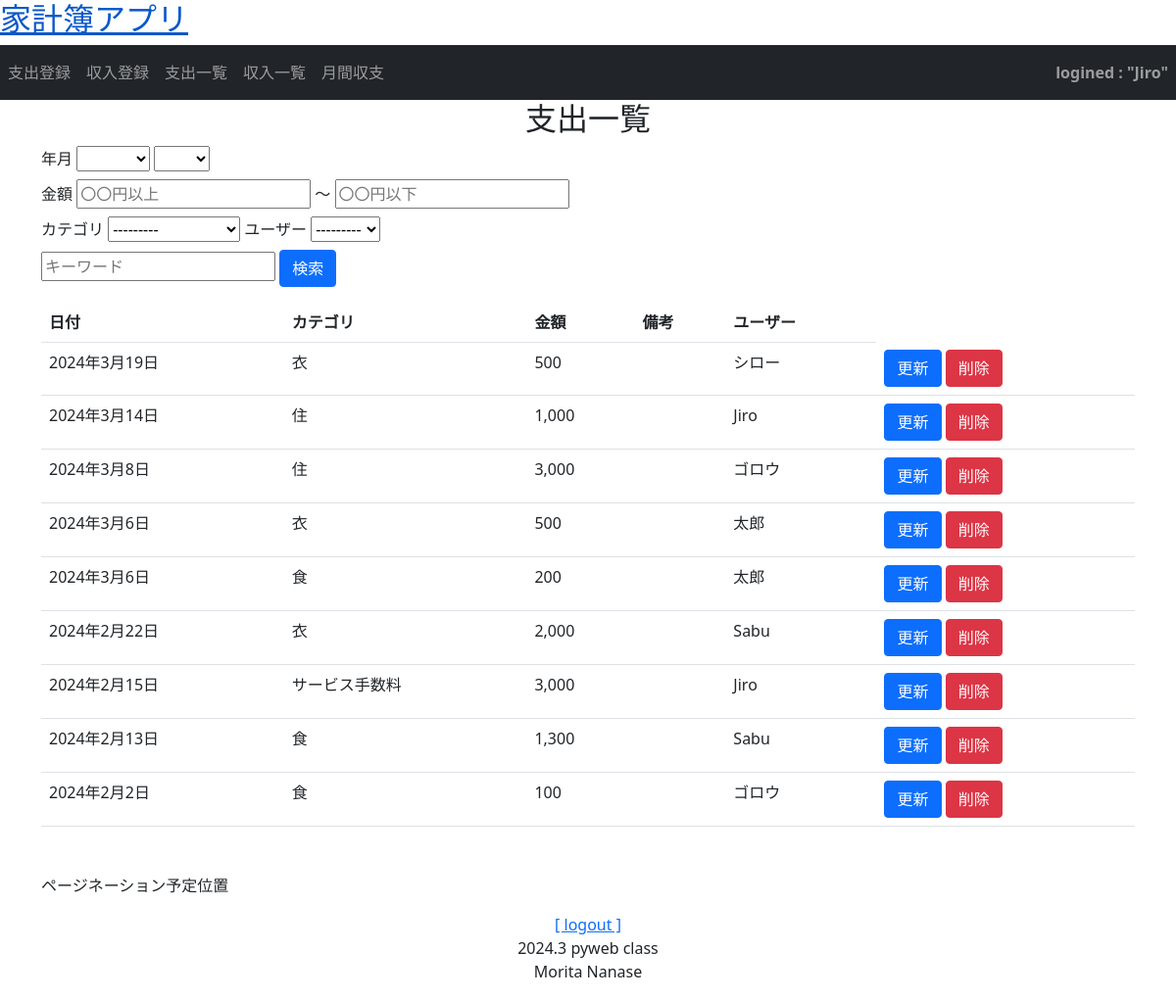
The app's page /money/payment_list/ (signed in) with its own data.
### accounts/models.py (models this page shows)
class User(AbstractBaseUser, PermissionsMixin):
    account_id = models.CharField(
        verbose_name=_("account_id"),
        unique=True,
        max_length=10
    )
    email = models.EmailField(
        verbose_name=_("email"),
        unique=True
    )
    family_name = models.ForeignKey(
        Family,
        verbose_name=_("家名"),
        on_delete=models.CASCADE,
        null=True,
        default=None  # デフォルト値
    )
    first_name = models.CharField(
        verbose_name=_("名前"),
        max_length=150,
        null=True,
        blank=False
    )
    is_superuser = models.BooleanField(
        verbose_name=_("is_superuer"),
        default=False
    )
    is_staff = models.BooleanField(
        verbose_name=_('staff status'),
        default=True,
    )
    is_active = models.BooleanField(
        verbose_name=_('active'),
        default=True,
    )
    created_at = models.DateTimeField(
        verbose_name=_("created_at"),
        auto_now_add=True
    )
    updated_at = models.DateTimeField(
        verbose_name=_("updateded_at"),
        auto_now=True
    )
    objects = UserManager()
    USERNAME_FIELD = 'account_id' # ログイン時、ユーザー名の代わりにaccount_idを使用
    REQUIRED_FIELDS = ['email']  # スーパーユーザー作成時にemailも設定
    def __str__(self):
        return self.account_id

### money/models.py (models this page shows, shortened)
class Payment(models.Model):
    date = models.DateField('日付')
    account_id = models.ForeignKey(User, on_delete=models.SET_NULL, null=True)
    category = models.ForeignKey(PaymentCategory, on_delete=models.PROTECT, verbose_name='カテゴリ')
    item = models.ForeignKey(PaymentItem, verbose_name='支出項目', on_delete=models.SET_NULL, null=True, blank=True)
    user_item = models.ForeignKey(PaymentOrigItem, verbose_name='ユーザー設定支出項目', on_delete=models.SET_NULL, null=True, blank=True)
    price = models.IntegerField('金額')
    description = models.TextField('備考', null=True, blank=True)

class PaymentCategory(models.Model):
    name = models.CharField('支出カテゴリ', max_length=32)
    def __str__(self):
        return self.name

### money/views.py (the view, shortened to what this page needs)
# urls.py: path('money/payment_list/', PaymentList.as_view(), name='payment_list'),
class PaymentList(LoginRequiredMixin, generic.ListView):
    template_name = 'money/list.html'
    model = Payment # Paymentモデルのレコードを渡す {{payment_list}}もしくは{{object_list}}
    ordering = '-date'
    def get_queryset(self):
        queryset = super().get_queryset() # PaymentList.objects.all()と同等
        self.form = form = PaymentSearchForm(self.request.GET or None)
        return queryset
    def get_context_data(self, **kwargs): # オーバーライド
        context = super().get_context_data(**kwargs)  # 親クラスの get_context_dataメソッドを実行
        context['page_title'] = '支出一覧' # list.html
        context['search_form'] = self.form  # search_form変数をcontextに追加
        context['lists'] = self.get_queryset() # list.html
        return context # テンプレートをcontextに渡す{{ search_form }}で使用

### money/my_context_processor.py (called while the page is built)
def common(request): # 家計簿アプリの共通コンテクスト
    now = timezone.now()
    return {"now_year": now.year,
            "now_month": now.month}

### money/templates/money/list.html (shortened to what this page needs)
{% extends 'money/base.html' %}
{% load humanize %}
{% block title %}
  <h2>{{ page_title }}</h2>
{% endblock %}
{% block content %}
  <form class="mt-1" id="search-form" action="" method="GET">
    <div>
      <label class="label mr-4">年月</label>
      {{ search_form.year }}
      {{ search_form.month }}
    </div>
    <div class="mt-2">
      <label class="label mr-4">金額</label>
      {{ search_form.greater_than }}
      <span class="ml-2 mr-4">～</span>
      {{ search_form.less_than }}
    </div>
    <div class="mt-2">
      <label class="label mr-4">カテゴリ</label>
      {{ search_form.category }}
      <label class="label mr-4">ユーザー</label>
      {{ search_form.account_id }}
    </div>
    <div class="mt-2">
      {{ search_form.key_word }}
      <button class="btn btn-primary" type="submit">検索</button>
    </div>
  </form>
  <table class="table mt-3">
    <tr>
      <th>日付</th>
      <th>カテゴリ</th>
      <th>金額</th>
      <th>備考</th>
      <th>ユーザー</th>
    </tr>
    {% for list in lists %}
    <tr>
      <td>{{ list.date }}</td>
      <td>{{ list.category }}</td>
      <td>{{ list.price|intcomma}}</td>
      <td>
        <td>{{ list.account_id }}</td>
      </td>
      <td>
        <div class="manage-btn-area">
        {% if '支出' in page_title %}
          <div class="update-btn-area">
            <a class="btn btn-primary" href="{% url 'money:payment_update' list.pk %}">更新</a>
            <a class="btn btn-danger" href="{% url 'money:payment_delete' list.pk %}">削除</a>
          </div>
        {% else %}
          <div class="update-btn-area">
            <a class="btn btn-primary" href="{% url 'money:income_update' list.pk %}">更新</a>
            <a class="btn btn-danger" href="{% url 'money:income_delete' list.pk %}">削除</a>
          </div>
        {% endif %}
        </div>
      </td>
    </tr>
    {% endfor %}
  </table>
  <div class="mt-5">
    <p>ページネーション予定位置</p>
  </div>
{% endblock %}

### money/templates/money/base.html (shortened to what this page needs)
{% load static %}
<!DOCTYPE html>
<html lang="ja">
<head>
  <link href="https://cdn.jsdelivr.net/npm/bootstrap@5.0.2/dist/css/bootstrap.min.css" rel="stylesheet"
>
</head>
<body>
  <header class="page-header">
    <h2>
      <a href="{% url 'money:payment_list' %}" class="header-title">家計簿アプリ</a>
    </h2>
    <nav class="navbar fixed-top navbar-expand navbar-dark bg-dark">
      <ul style="width:100%" class="navbar-nav mr-auto">
        <li class="nav-item">
          <a class="nav-link" href="{% url 'money:payment_create'%}">支出登録</a>
        </li>
        <li class="nav-item">
          <a class="nav-link" href="{% url 'money:income_create'%}">収入登録</a>
        </li>
        <li class="nav-item">
          <a class="nav-link" href="{% url 'money:payment_list' %}">支出一覧</a>
        </li>
        <li class="nav-item">
          <a class="nav-link" href="{% url 'money:income_list'%}">収入一覧</a>
        </li>
        <li class="nav-item">
          <a class="nav-link" href="{% url 'money:month_dashboard' now_year now_month%}">月間収支</a>
        </li>
        <li class="nav-item nav-link ms-auto fw-bold">
          {% if user.is_authenticated %}
            logined : "{{ user.account_id }}"
          {% else %}
            logouted
          {% endif %}
        </li>
      </ul>
    </nav>
  </header>
  <div class="layout mx-auto text-center">
      {% block title %}{% endblock %}
  </div>
  <div class="container">
      <main>
        {% block content %}{% endblock %}
      </main>
  </div>
  <div class="my-3 text-center">
      <span class="font-weight-bold">
          <a href="/logout?next=">[ logout ]</a>
      </span>
      <span class="float-right">
        <div>2024.3 pyweb class</div>
        <div>Morita Nanase</div>
      </span>
  </div>
</body>
</html>

### money/templates/money/base.html (style rules this page uses)
.navbar { position: relative; z-index: 1; }
.container { position: relative; z-index: 2; }

### records on screen
User: account_id "Jiro"
User: account_id "---------"
Payment: date "2024年3月19日", category "衣", price "500", account_id "シロー"
Payment: date "2024年3月14日", category "住", price "1,000", account_id "Jiro"
Payment: date "2024年3月8日", category "住", price "3,000", account_id "ゴロウ"
Payment: date "2024年3月6日", category "衣", price "500", account_id "太郎"
Payment: date "2024年3月6日", category "食", price "200", account_id "太郎"
Payment: date "2024年2月22日", category "衣", price "2,000", account_id "Sabu"
Payment: date "2024年2月15日", category "サービス手数料", price "3,000", account_id "Jiro"
Payment: date "2024年2月13日", category "食", price "1,300", account_id "Sabu"
Payment: date "2024年2月2日", category "食", price "100", account_id "ゴロウ"

### other values on screen
{{ page_title }} "支出一覧"
